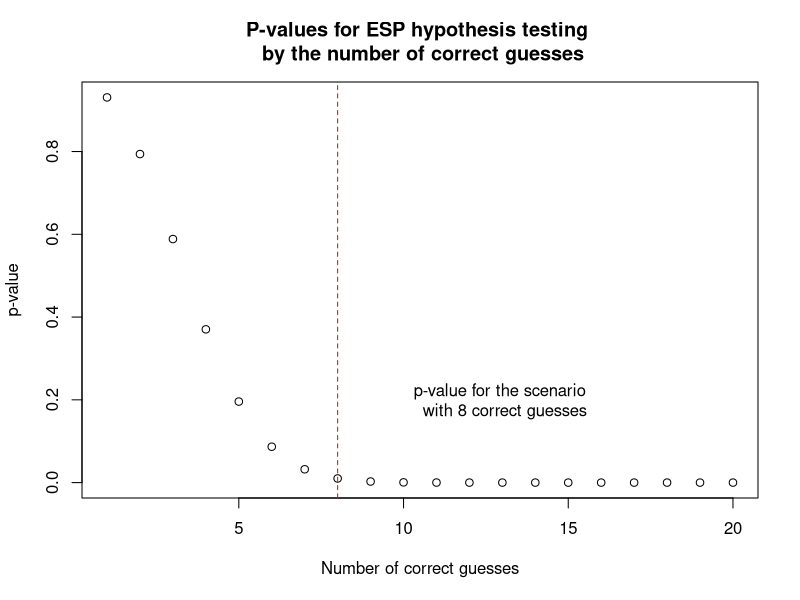
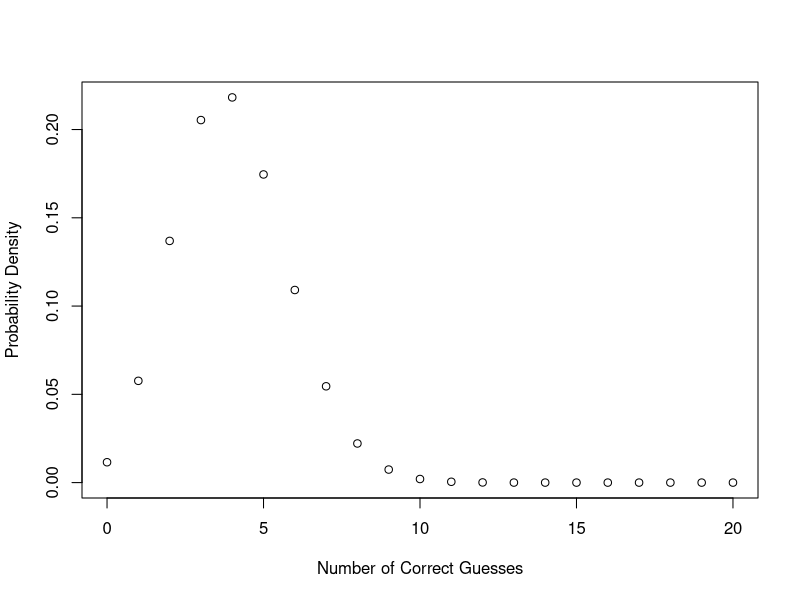
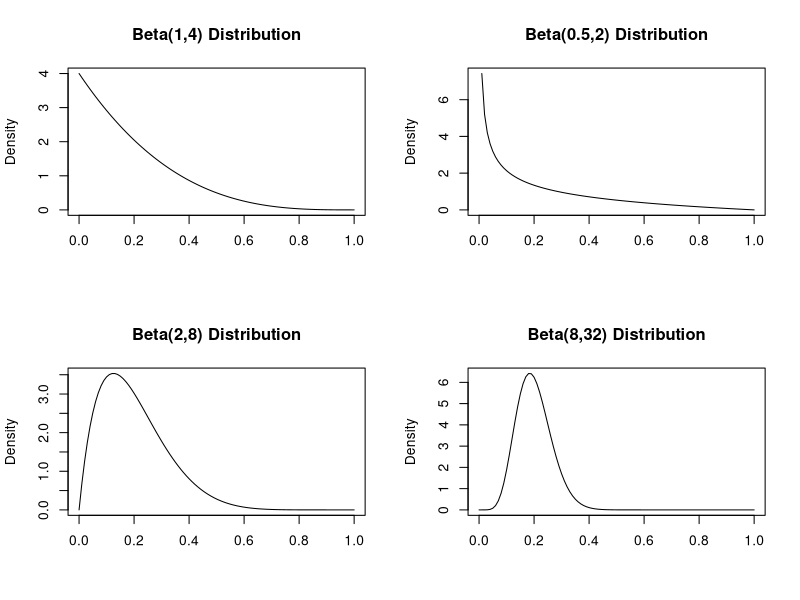
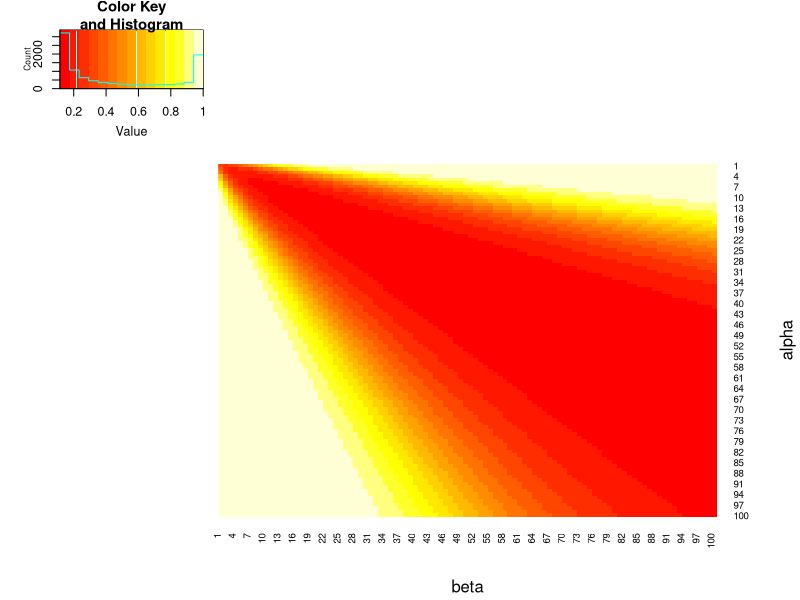
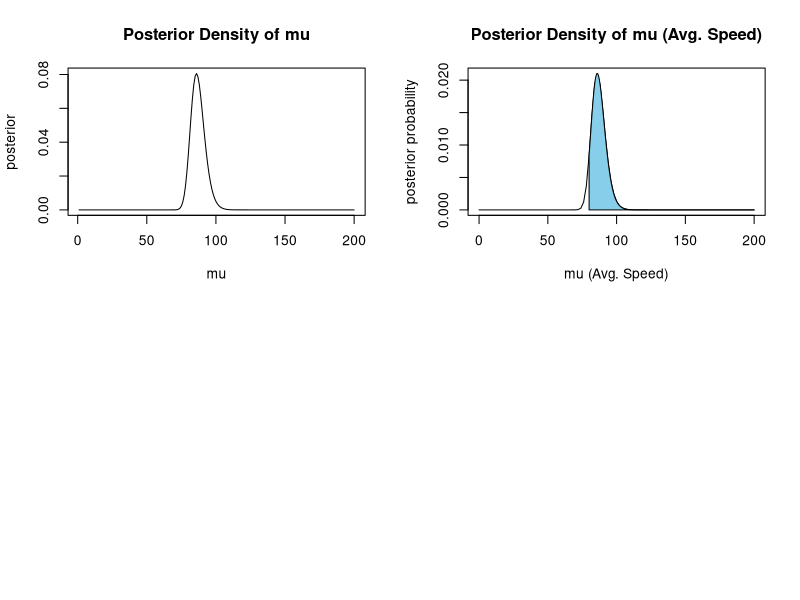

Recreate these plots in R, in order.
## ---- chunk 1
library(LearnBayes)
#HO: p = 0.2
#HA: p != 0.2

#We are dealing with a binomial distribution (ie a certain number of successes)
#y = 8 successes

1 - pbinom(8, 20, 0.2)
## ---- chunk 2
plot(1:20, 1-pbinom(1:20, 20, 0.2), xlab = "Number of correct guesses", ylab = "p-value", main= "P-values for ESP hypothesis testing \n by the number of correct guesses")
abline(v = 8,lty=2, col= 'red')

text(x = 13, 0.2, labels = "p-value for the scenario \n with 8 correct guesses")

plot(0:20, dbinom(0:20, 20, 0.2), xlab= "Number of Correct Guesses", ylab = "Probability Density")
## ---- chunk 3
pbetat(.2, .5, c(1,4), c(8,12))

#$bf [1] 0.5175417 (Bayes Factor, in support of the null)
#$post [1] 0.3410395 (posterior probability of null)

#p=0.34 is much higher than that derived from the binomial. Basically, under the Bayesian framework, we are more skeptial about rejecting the null hypothesis that there is no ESP than under the frequentist framework.

### pbetat function ###
#function (p0, prob, ab, data) 
#{
#    a = ab[1]
#    b = ab[2]
#    s = data[1]
#    f = data[2]
#    lbf = s * log(p0) + f * log(1 - p0) + lbeta(a, b) - lbeta(a + 
#        s, b + f)
#    bf = exp(lbf)
#    post = prob * bf/(prob * bf + 1 - prob)
#    return(list(bf = bf, post = post))
#}
## ---- chunk 4
pbetat(.2, .5, c(0.5,2), c(8,12)) #[1] 0.3900752
pbetat(.2, .5, c(2,8), c(8,12)) #0.328591
pbetat(.2, .5, c(8,32), c(8,12)) #0.3855337

#show the 4 different beta distributions
par(mfrow=c(2,2))
x <- seq(0, 1, by = 0.01)

plot(x, dbeta(x, shape1 = 1, shape2 = 4), type="l", lty=1, xlab="", ylab="Density", main="Beta(1,4) Distribution")
plot(x, dbeta(x, shape1 = 0.5, shape2 = 2), type="l", lty=1, xlab="", ylab="Density", main="Beta(0.5,2) Distribution")
plot(x, dbeta(x, shape1 = 2, shape2 = 8), type="l", lty=1, xlab="", ylab="Density", main="Beta(2,8) Distribution")
plot(x, dbeta(x, shape1 = 8, shape2 = 32), type="l", lty=1, xlab="", ylab="Density", main="Beta(8,32) Distribution")
## ---- chunk 5
#robustness to different values of alpha

postGrid <- matrix(NA, nrow = 100, ncol=100)
colnames(postGrid) <- 1:100
rownames(postGrid) <- 1:100
for(i in seq(1, 100, by=1)){
  for (j in seq(1,100, by=1)){
    post <- unlist(pbetat(.2, .5, c(i,j), c(8,12))[2])
    postGrid[i, j] <- post
  }
}

library(gplots)
heatmap.2(postGrid, dendrogram='none', Rowv=FALSE, Colv=FALSE,trace='none', , xlab = "beta", ylab = "alpha")
min(postGrid)

## ---- chunk 6
s=1
f=17 
sigma=10

x = seq(0,1,length=200)
prior = dbeta(x,1 ,1) 
mu=1:200
likelihood = pnorm(70, mu, sigma)^s * (1 - pnorm(70, mu, sigma))^f
posterior = prior*likelihood/sum(prior*likelihood)

plot(mu, posterior, type = 'l', ylab = "posterior", main = "Posterior Density of mu")
## ---- chunk 7
#how to find the posterior mean? Get a weighted average of all your points.
sum(mu * posterior) #87.11109
## ---- chunk 8
sum(posterior[80:200]) #probability that average speed exceeds 80 mph

like <- function(mu, sigma, s,f){
  likelihood = pnorm(70, mu, sigma)^s * (1 - pnorm(70, mu, sigma))^f
}

cord.x <- c(80,seq(80,200,0.01),200) 
cord.y <- c(0,like(seq(80,200,0.01), sigma, s, f),0) 

curve(like(x, sigma, s, f), xlim=c(0,200), xlab = "mu (Avg. Speed)", ylab = "posterior probability", main = "Posterior Density of mu (Avg. Speed)")
polygon(cord.x,cord.y,col='skyblue')
